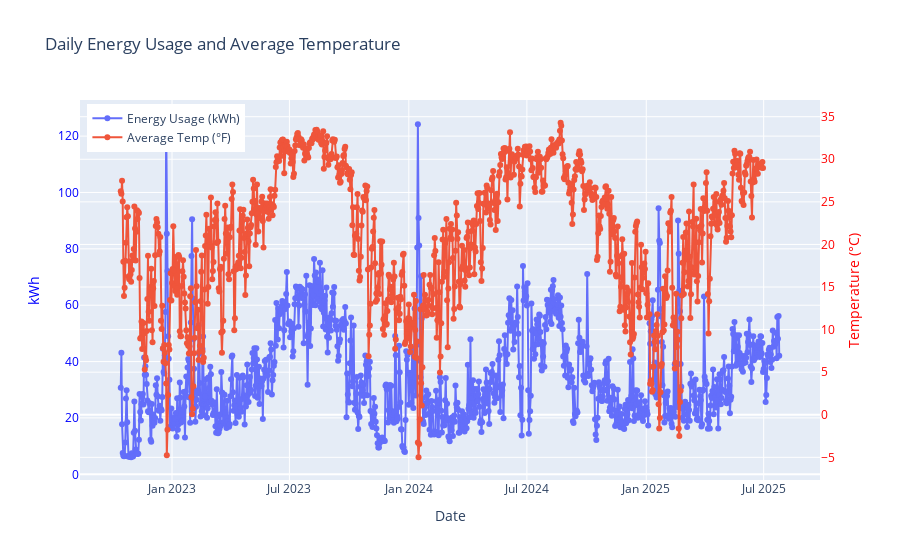

The notebook cell this image was saved under:
### Code cell
import plotly.graph_objects as go

fig = go.Figure()

# Line for kWh
fig.add_trace(go.Scatter(
    x=df['date'],
    y=df['kwh'],
    mode='lines+markers',
    name='Energy Usage (kWh)',
    yaxis='y1'
))

# Line for average temperature
fig.add_trace(go.Scatter(
    x=df['date'],
    y=df['tavg'],
    mode='lines+markers',
    name='Average Temp (°F)',
    yaxis='y2'
))

# Set up layout with dual y-axes
fig.update_layout(
    title='Daily Energy Usage and Average Temperature',
    xaxis=dict(title='Date'),
    yaxis=dict(
        title=dict(text='kWh', font=dict(color='blue')),
        tickfont=dict(color='blue')
    ),
    yaxis2=dict(
        title=dict(text='Temperature (°C)', font=dict(color='red')),
        tickfont=dict(color='red'),
        overlaying='y',
        side='right'
    ),
    legend=dict(x=0.01, y=0.99),
    hovermode='x unified'
)

fig.show()

### Figure 1 — Plotly figure (JSON) as saved in the notebook; plotly's stock layout.template omitted (floating-point values rounded to 4 significant figures; data arrays with more than 128 entries replaced by an {"elided": "..."} marker saying what was removed)
{"data": [{"mode": "lines+markers", "name": "Energy Usage (kWh)", "type": "scatter", "x": {"elided": "1014 str values"}, "y": {"elided": "1014 float values"}, "yaxis": "y"}, {"mode": "lines+markers", "name": "Average Temp (°F)", "type": "scatter", "x": {"elided": "1014 str values"}, "y": {"elided": "1014 float values"}, "yaxis": "y2"}], "layout": {"hovermode": "x unified", "legend": {"x": 0.01, "y": 0.99}, "title": {"text": "Daily Energy Usage and Average Temperature"}, "xaxis": {"title": {"text": "Date"}}, "yaxis": {"tickfont": {"color": "blue"}, "title": {"font": {"color": "blue"}, "text": "kWh"}}, "yaxis2": {"overlaying": "y", "side": "right", "tickfont": {"color": "red"}, "title": {"font": {"color": "red"}, "text": "Temperature (°C)"}}}}
